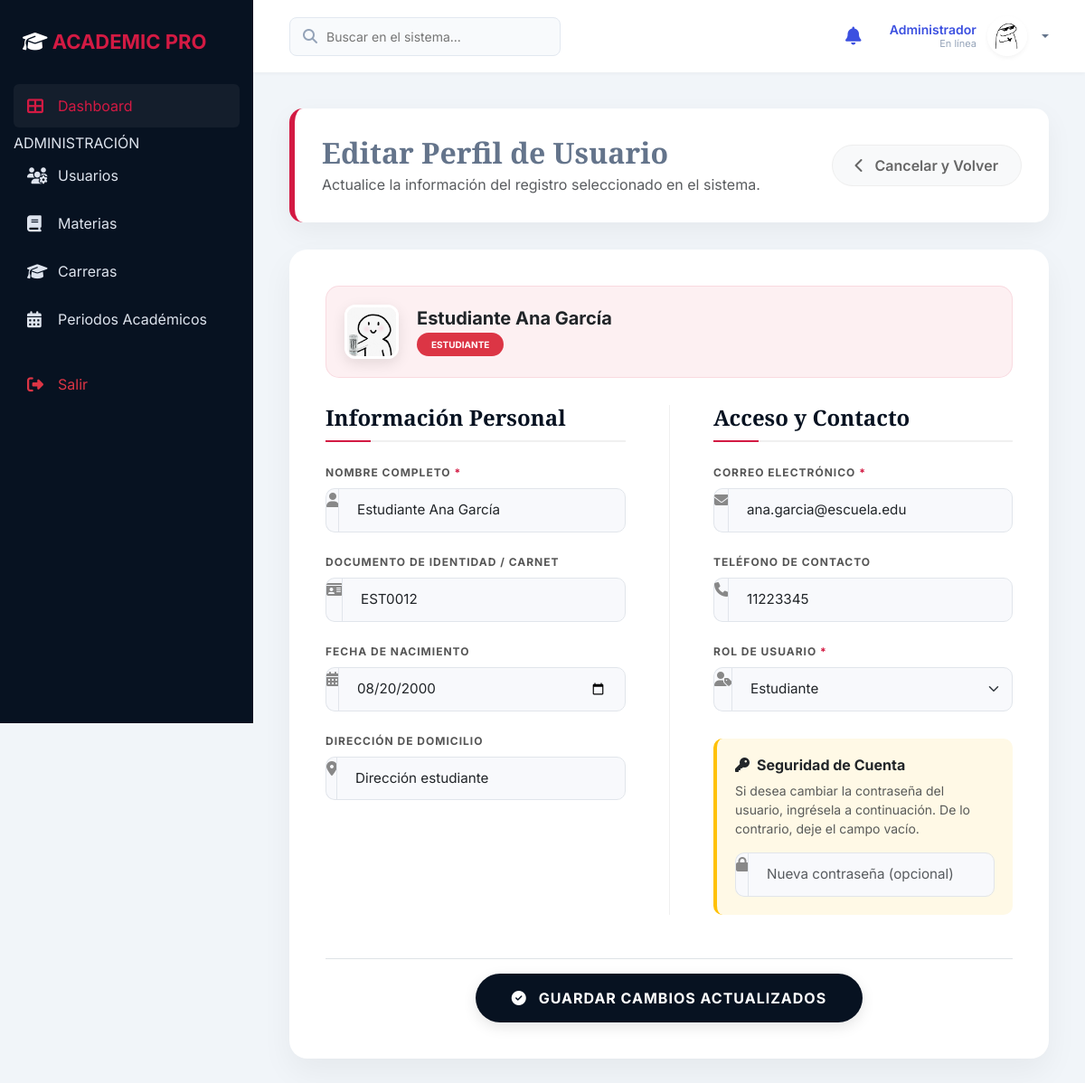
The page /index.php?controller=Admin&action=editarUsuario&id=3 (signed in) on the database its author committed.
### tables this page shows
CREATE TABLE `estudiante` (
  `id_estudiante` int(11) NOT NULL,
  `correo_institucional` varchar(100) NOT NULL,
  `id_usuario` int(11) NOT NULL,
  `id_carrera` int(11) DEFAULT NULL
);

CREATE TABLE `usuario` (
  `id_usuario` int(11) NOT NULL,
  `nombre_completo` varchar(100) NOT NULL,
  `carnet` varchar(20) DEFAULT NULL,
  `fecha_nacimiento` date DEFAULT NULL,
  `correo_electronico` varchar(100) NOT NULL,
  `numero_telefono` varchar(15) DEFAULT NULL,
  `direccion` varchar(200) DEFAULT NULL,
  `contraseña` varchar(255) NOT NULL,
  `rol` enum('Estudiante','Docente','Administrador') NOT NULL,
  `foto_perfil` varchar(255) DEFAULT 'assets/img/perfil1.jpg'
);

### controllers/AdminController.php (called while the page is built, shortened)
<?php
class AdminController {
    private $model;
    public function __construct() {
        $this->model = new AdminModel();
    }
    public function editarUsuario() {
        $id_usuario = $_GET['id'];
        $usuario = $this->model->obtenerUsuarioPorId($id_usuario);
        require_once 'views/admin/editar_usuario.php';
    }
}
?>

### models/AdminModel.php (called while the page is built, shortened)
<?php
class AdminModel {
    private $db;
    public function __construct() {
        $this->db = (new Database())->connect();
    }
    public function obtenerUsuarioPorId($id_usuario) {
        $stmt = $this->db->prepare("
            SELECT u.*,
                   e.correo_institucional AS correo_estudiante,
                   d.correo_institucional AS correo_docente,
                   d.id_docente,
                   d.nivel_educacion,
                   d.experiencia_ensenanza,
                   d.horarios_disponibilidad
            FROM Usuario u
            LEFT JOIN Estudiante e ON u.id_usuario = e.id_usuario
            LEFT JOIN Docente d ON u.id_usuario = d.id_usuario
            WHERE u.id_usuario = ?
        ");
        $stmt->execute([$id_usuario]);
        return $stmt->fetch(PDO::FETCH_ASSOC);
    }
}
?>

### config/database.php (called while the page is built, shortened)
<?php
class Database {
    private $host = 'localhost';
    private $port = 3307;
    private $db_name = 'sistemaacademico';
    private $username = 'root';
    private $password = '';
    public function connect() {
        try {
            $this->conn = new PDO(
                "mysql:host={$this->host};port={$this->port};dbname={$this->db_name};charset=utf8mb4",
                $this->username,
                $this->password
            );
            $this->conn->setAttribute(PDO::ATTR_ERRMODE, PDO::ERRMODE_EXCEPTION);
            $this->conn->setAttribute(PDO::ATTR_EMULATE_PREPARES, false);
            return $this->conn;
        } catch(PDOException $e) {
            die("Error de conexión: " . $e->getMessage());
        }
    }
}

### views/admin/editar_usuario.php (the view, shortened to what this page needs)
<?php require_once 'views/layouts/header.php'; ?>
<div class="admin-form-view">
    <div class="admin-form-header d-flex justify-content-between align-items-center">
        <div>
            <h2 class="serif fw-bold mb-1">Editar Perfil de Usuario</h2>
            <p class="text-muted mb-0">Actualice la información del registro seleccionado en el sistema.</p>
        </div>
        <a href="index.php?controller=Admin&action=gestionUsuarios" class="btn-back-pro">
            <i class="fas fa-chevron-left me-2"></i> Cancelar y Volver
        </a>
    </div>
    <div class="form-container-pro">
        <div class="user-edit-info">
            <img src="<?= !empty($usuario['foto_perfil']) ? $usuario['foto_perfil'] : 'assets/img/perfil1.jpg' ?>" class="edit-avatar" alt="User">
            <div>
                <h5 class="fw-bold mb-0 text-dark"><?= htmlspecialchars($usuario['nombre_completo']); ?></h5>
                <span class="badge bg-danger rounded-pill px-3 py-2 mt-1" style="font-size: 10px;"><?= strtoupper($usuario['rol']); ?></span>
            </div>
        </div>
        <form action="index.php?controller=Admin&action=actualizarUsuario" method="POST">
            <div class="row">
                <div class="col-lg-6 pe-lg-5">
                    <h4 class="section-title-pro">Información Personal</h4>
                    <div class="mb-4">
                        <label class="form-label-pro">Nombre Completo <span class="required-mark">*</span></label>
                        <div class="input-group input-pro-group">
                            <span class="input-group-text-pro"><i class="fas fa-user"></i></span>
                            <input type="text" class="form-control form-control-pro" name="nombre_completo" value="<?= htmlspecialchars($usuario['nombre_completo']); ?>" required>
                        </div>
                    </div>
                    <div class="mb-4">
                        <label class="form-label-pro">Documento de Identidad / Carnet</label>
                        <div class="input-group input-pro-group">
                            <span class="input-group-text-pro"><i class="fas fa-id-card"></i></span>
                            <input type="text" class="form-control form-control-pro" name="carnet" value="<?= htmlspecialchars($usuario['carnet']); ?>">
                        </div>
                    </div>
                    <div class="mb-4">
                        <label class="form-label-pro">Fecha de Nacimiento</label>
                        <div class="input-group input-pro-group">
                            <span class="input-group-text-pro"><i class="fas fa-calendar-alt"></i></span>
                            <input type="date" class="form-control form-control-pro" name="fecha_nacimiento" value="<?= $usuario['fecha_nacimiento']; ?>">
                        </div>
                    </div>
                    <div class="mb-4">
                        <label class="form-label-pro">Dirección de Domicilio</label>
                        <div class="input-group input-pro-group">
                            <span class="input-group-text-pro"><i class="fas fa-map-marker-alt"></i></span>
                            <input type="text" class="form-control form-control-pro" name="direccion" value="<?= htmlspecialchars($usuario['direccion']); ?>">
                        </div>
                    </div>
                </div>
                <div class="col-lg-6 ps-lg-5 border-start-lg">
                    <h4 class="section-title-pro">Acceso y Contacto</h4>
                    <div class="mb-4">
                        <label class="form-label-pro">Correo Electrónico <span class="required-mark">*</span></label>
                        <div class="input-group input-pro-group">
                            <span class="input-group-text-pro"><i class="fas fa-envelope"></i></span>
                            <input type="email" class="form-control form-control-pro" name="correo_electronico" value="<?= htmlspecialchars($usuario['correo_electronico']); ?>" required>
                        </div>
                    </div>
                    <div class="mb-4">
                        <label class="form-label-pro">Teléfono de Contacto</label>
                        <div class="input-group input-pro-group">
                            <span class="input-group-text-pro"><i class="fas fa-phone"></i></span>
                            <input type="tel" class="form-control form-control-pro" name="numero_telefono" value="<?= htmlspecialchars($usuario['numero_telefono']); ?>">
                        </div>
                    </div>
                    <div class="mb-4">
                        <label class="form-label-pro">Rol de Usuario <span class="required-mark">*</span></label>
                        <div class="input-group input-pro-group">
                            <span class="input-group-text-pro"><i class="fas fa-user-tag"></i></span>
                            <select class="form-select form-control-pro" name="rol" required>
                                <option value="Estudiante" <?= $usuario['rol'] === 'Estudiante' ? 'selected' : ''; ?>>Estudiante</option>
                            </select>
                        </div>
                    </div>
                    <div class="password-warning">
                        <h6 class="fw-bold text-dark mb-2"><i class="fas fa-key me-2"></i>Seguridad de Cuenta</h6>
                        <p class="small text-muted mb-3">Si desea cambiar la contraseña del usuario, ingrésela a continuación. De lo contrario, deje el campo vacío.</p>
                        <div class="input-group input-pro-group">
                            <span class="input-group-text-pro"><i class="fas fa-lock"></i></span>
                            <input type="password" class="form-control form-control-pro" name="nueva_contrasena" placeholder="Nueva contraseña (opcional)">
                        </div>
                    </div>
                </div>
            </div>
            <div class="text-center mt-5 pt-3 border-top">
                <button type="submit" class="btn-save-pro">
                    <i class="fas fa-check-circle me-2"></i> Guardar Cambios Actualizados
                </button>
            </div>
        </form>
    </div>
</div>
<?php require_once 'views/layouts/footer.php'; ?>

### views/admin/editar_usuario.php (style rules this page uses)
.admin-form-header { background: white; border-radius: 15px; padding: 30px; box-shadow: 0 10px 30px rgba(0,0,0,0.05); margin-bottom: 30px; border-left: 6px solid var(--stadum-red); }
.form-container-pro { background: white; border-radius: 20px; padding: 40px; box-shadow: 0 15px 35px rgba(0,0,0,0.05); }
.form-label-pro { font-weight: 700; text-transform: uppercase; font-size: 0.75rem; letter-spacing: 1px; color: #555; margin-bottom: 8px; display: block; }
.form-control-pro { border-radius: 10px; padding: 12px 20px; border: 1px solid #e1e5eb; font-size: 0.95rem; background-color: #f8f9fc; transition: all 0.3s; }
.input-group-text-pro { background-color: #f8f9fc; border: 1px solid #e1e5eb; border-right: none; border-radius: 10px 0 0 10px; color: #888; }
.input-pro-group .form-control-pro { border-radius: 0 10px 10px 0; }
.section-title-pro { font-family: 'Crimson Text', serif; font-weight: 700; font-size: 1.5rem; color: var(--stadum-dark); margin-bottom: 25px; padding-bottom: 10px; border-bottom: 2px solid #f0f0f0; position: relative; }
.section-title-pro::after { content: ""; position: absolute; bottom: -2px; left: 0; width: 50px; height: 2px; background: var(--stadum-red); }
.btn-save-pro { background: var(--stadum-dark); color: white; border-radius: 50px; padding: 15px 40px; font-weight: 700; text-transform: uppercase; letter-spacing: 1px; border: none; transition: 0.3s; box-shadow: 0 5px 15px rgba(0,0,0,0.1); }
.btn-back-pro { background: #f8f9fa; color: #666; border-radius: 50px; padding: 10px 25px; font-weight: 600; text-decoration: none; transition: 0.3s; border: 1px solid #eee; }
.user-edit-info { background: #fdf0f2; border-radius: 15px; padding: 20px; margin-bottom: 30px; display: flex; align-items: center; border: 1px solid rgba(211, 26, 67, 0.1); }
.edit-avatar { width: 60px; height: 60px; border-radius: 12px; object-fit: cover; margin-right: 20px; border: 3px solid white; box-shadow: 0 5px 15px rgba(0,0,0,0.1); }
.password-warning { background: #fff9e6; border-left: 4px solid #ffc107; padding: 20px; border-radius: 10px; margin-top: 30px; }
.required-mark { color: var(--stadum-red); }
@media (min-width: 992px) { .border-start-lg { border-left: 1px solid #f0f0f0 !important; } }

### rows shown on the page
estudiante: id_usuario.foto_perfil (picture), id_usuario.nombre_completo "Estudiante Ana García", id_usuario.rol "ESTUDIANTE", nombre_completo "Estudiante Ana García", carnet "EST0012", fecha_nacimiento "08/20/2000", direccion "Dirección estudiante", correo_electronico "ana.garcia@escuela.edu", numero_telefono "11223345"
usuario: rol "Estudiante"

### other values the page prints
$_SESSION['rol'] "Administrador"
